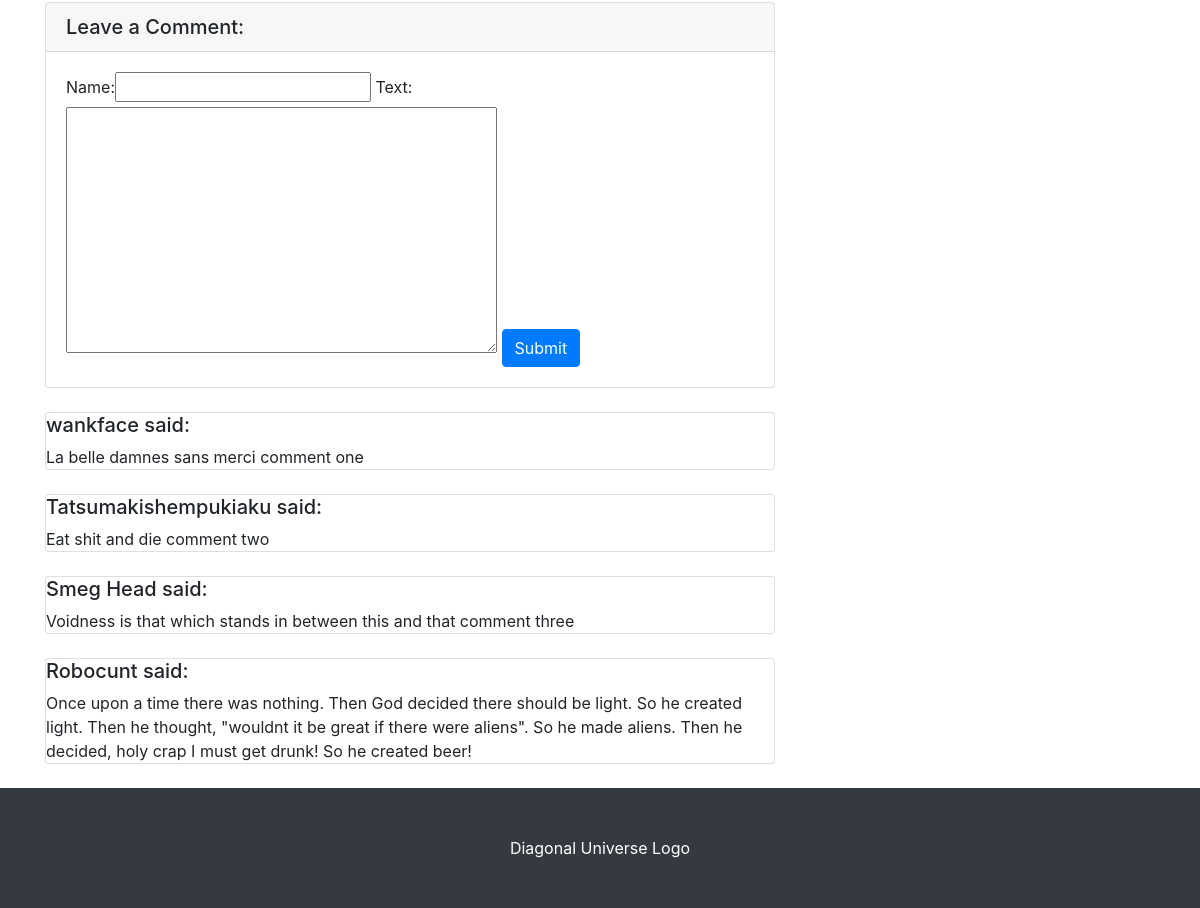
Before: / (lower part) with the older database file.
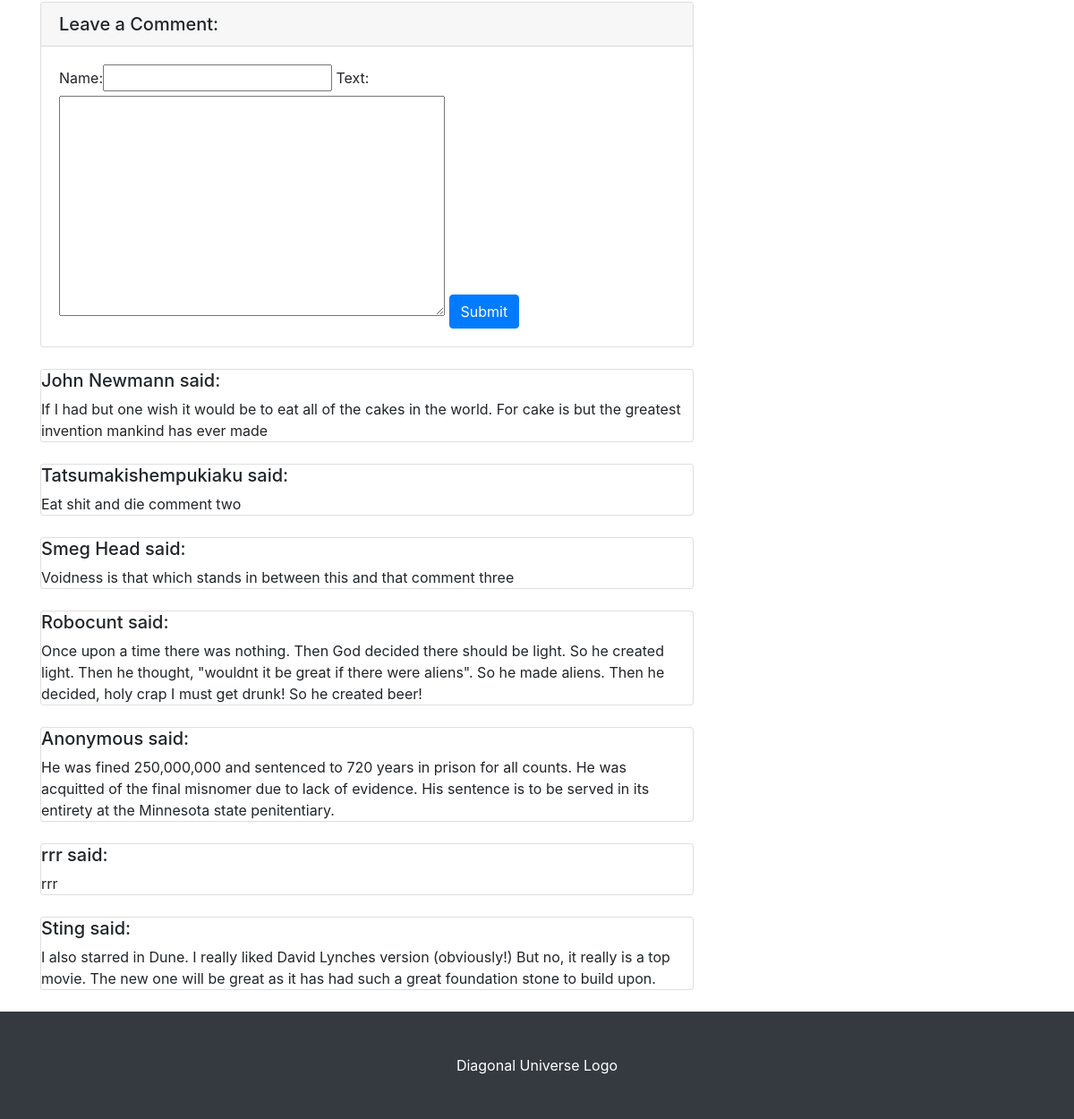
After: the same page with the newer database file.
### Comment/models.py (models this page shows)
class Comment(models.Model):
    name = models.CharField(max_length=30, default = "Anonymous")
    text = models.TextField(max_length=300, default = "No comment")

### post/views.py (the view)
# urls.py: path("", views.index, name="index"),
def index(request):
    latestPost = Post.objects.latest('id')
    categorys = Post.CATEGORYS
    comments = Comment.objects.all()
    form = CommentForm()
    if request.method == 'POST':
        comment = Comment()
        comment.name = request.POST.get('name')
        comment.text = request.POST.get('text')
        comment.save()
        return render(request, 'post/thanks.html')
    else:
        return render(request, "post/index.html", {'latestPost': latestPost, 'categorys': categorys, 'comments': comments, 'form': form})

### Comment/forms.py
class CommentForm(forms.Form):
    name = forms.CharField(max_length=30)
    text = forms.CharField(max_length=300, widget=forms.Textarea)

### post/templates/post/index.html (shortened to what this page needs)
{% extends 'base.html' %}
{% block post %}
<div class="container">
    <div class="row">
        <div class="col-lg-8">
            {% endblock %}
            {% block comments %}
            <div class="card my-4">
                <h5 class="card-header">Leave a Comment:</h5>
                <div class="card-body">
                    <form action="" method="POST">
                        {{ form }}
                        <button type="submit" class="btn btn-primary" value="Comment">Submit</button>
                    </form>
                </div>
            </div>
            {% for comment in comments %}
            <div class="card mb-4">
                <div class="media-body">
                    <h5 class="mt-0">{{ comment.name }} said:</h5>
                    {{ comment.text }}
                </div>
            </div>
            {% endfor %}
            {% endblock %}

### templates/base.html (shortened to what this page needs)
<!DOCTYPE html>
<html lang="en">
<head>
  {% load static %}
  <link href="{% static 'vendor/bootstrap/css/bootstrap.min.css' %}" rel="stylesheet">
  <link href="{% static 'css/blog-post.css' %}" rel="stylesheet">
  <link href="{% static 'css/styles.css' %}" rel="stylesheet">
</head>
<body>
  {% block post %}
  {% endblock %}
  {% block comments %}
  {% endblock %}
  </div>
  <div class="col-md-4">
  </div>
  </div>
  </div>
  <footer class="py-5 bg-dark">
    <div class="container">
      <p class="m-0 text-center text-white">Diagonal Universe Logo</p>
    </div>
  </footer>
</body>
</html>

### static/css/blog-post.css (style rules this page uses)
body { padding-top: 56px; }

Changed rows visible on the page:
removed Comment: name "wankface", text "La belle damnes sans merci comment one"
added Comment: name "John Newmann", text "If I had but one wish it would be to eat all of the cakes in the world. For cake is but the greatest invention mankind has ever made"
added Comment: name "Anonymous", text "He was fined 250,000,000 and sentenced to 720 years in prison for all counts. He was acquitted of the final misnomer due to lack of evidence. His sentence is to be served in its entirety at the Minnesota state penitentiary."
added Comment: name "rrr", text "rrr"
added Comment: name "Sting", text "I also starred in Dune. I really liked David Lynches version (obviously!) But no, it really is a top movie. The new one will be great as it has had such a great foundation stone to build upon."
